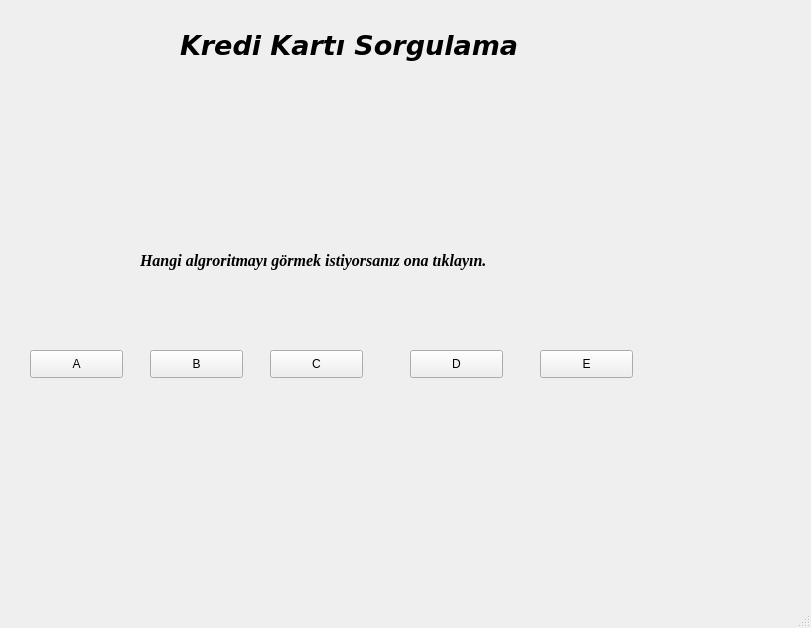
<?xml version="1.0" encoding="UTF-8"?>
<ui version="4.0">
 <class>MainWindow</class>
 <widget class="QMainWindow" name="MainWindow">
  <property name="geometry">
   <rect>
    <x>0</x>
    <y>0</y>
    <width>811</width>
    <height>628</height>
   </rect>
  </property>
  <property name="windowTitle">
   <string>MainWindow</string>
  </property>
  <widget class="QWidget" name="centralwidget">
   <widget class="QLabel" name="baslik">
    <property name="geometry">
     <rect>
      <x>180</x>
      <y>0</y>
      <width>411</width>
      <height>91</height>
     </rect>
    </property>
    <property name="font">
     <font>
      <family>Verdana</family>
      <pointsize>20</pointsize>
      <weight>75</weight>
      <italic>true</italic>
      <bold>true</bold>
     </font>
    </property>
    <property name="text">
     <string>Kredi Kartı Sorgulama</string>
    </property>
   </widget>
   <widget class="QPushButton" name="pushButton">
    <property name="geometry">
     <rect>
      <x>30</x>
      <y>350</y>
      <width>93</width>
      <height>28</height>
     </rect>
    </property>
    <property name="text">
     <string>A</string>
    </property>
   </widget>
   <widget class="QPushButton" name="pushButton_2">
    <property name="geometry">
     <rect>
      <x>150</x>
      <y>350</y>
      <width>93</width>
      <height>28</height>
     </rect>
    </property>
    <property name="text">
     <string>B</string>
    </property>
   </widget>
   <widget class="QPushButton" name="pushButton_3">
    <property name="geometry">
     <rect>
      <x>270</x>
      <y>350</y>
      <width>93</width>
      <height>28</height>
     </rect>
    </property>
    <property name="text">
     <string>C</string>
    </property>
   </widget>
   <widget class="QPushButton" name="pushButton_4">
    <property name="geometry">
     <rect>
      <x>410</x>
      <y>350</y>
      <width>93</width>
      <height>28</height>
     </rect>
    </property>
    <property name="text">
     <string>D</string>
    </property>
   </widget>
   <widget class="QPushButton" name="pushButton_5">
    <property name="geometry">
     <rect>
      <x>540</x>
      <y>350</y>
      <width>93</width>
      <height>28</height>
     </rect>
    </property>
    <property name="text">
     <string>E</string>
    </property>
   </widget>
   <widget class="QLabel" name="info">
    <property name="geometry">
     <rect>
      <x>140</x>
      <y>220</y>
      <width>441</width>
      <height>81</height>
     </rect>
    </property>
    <property name="font">
     <font>
      <family>Times New Roman</family>
      <pointsize>12</pointsize>
      <weight>75</weight>
      <italic>true</italic>
      <bold>true</bold>
     </font>
    </property>
    <property name="text">
     <string>Hangi algroritmayı görmek istiyorsanız ona tıklayın.</string>
    </property>
   </widget>
  </widget>
  <widget class="QMenuBar" name="menubar">
   <property name="geometry">
    <rect>
     <x>0</x>
     <y>0</y>
     <width>811</width>
     <height>26</height>
    </rect>
   </property>
  </widget>
  <widget class="QStatusBar" name="statusbar"/>
 </widget>
 <resources/>
 <connections/>
</ui>
